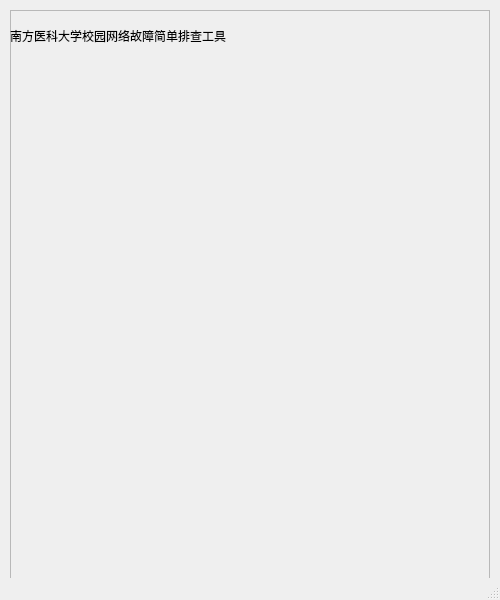
<?xml version="1.0" encoding="UTF-8"?>
<ui version="4.0">
 <class>MainWindow</class>
 <widget class="QMainWindow" name="MainWindow">
  <property name="geometry">
   <rect>
    <x>0</x>
    <y>0</y>
    <width>500</width>
    <height>600</height>
   </rect>
  </property>
  <property name="windowTitle">
   <string>南医大网络故障排查工具        @z</string>
  </property>
  <property name="windowIcon">
   <iconset resource="source.qrc">
    <normaloff>:/images/favicon.ico</normaloff>:/images/favicon.ico</iconset>
  </property>
  <property name="toolButtonStyle">
   <enum>Qt::ToolButtonIconOnly</enum>
  </property>
  <widget class="QWidget" name="centralwidget">
   <widget class="QFrame" name="frame">
    <property name="geometry">
     <rect>
      <x>10</x>
      <y>10</y>
      <width>480</width>
      <height>580</height>
     </rect>
    </property>
    <property name="frameShape">
     <enum>QFrame::StyledPanel</enum>
    </property>
    <property name="frameShadow">
     <enum>QFrame::Raised</enum>
    </property>
    <widget class="QLabel" name="label">
     <property name="geometry">
      <rect>
       <x>0</x>
       <y>0</y>
       <width>481</width>
       <height>51</height>
      </rect>
     </property>
     <property name="text">
      <string>南方医科大学校园网络故障简单排查工具</string>
     </property>
    </widget>
   </widget>
  </widget>
  <widget class="QStatusBar" name="statusbar"/>
 </widget>
 <resources>
  <include location="source.qrc"/>
 </resources>
 <connections/>
</ui>
